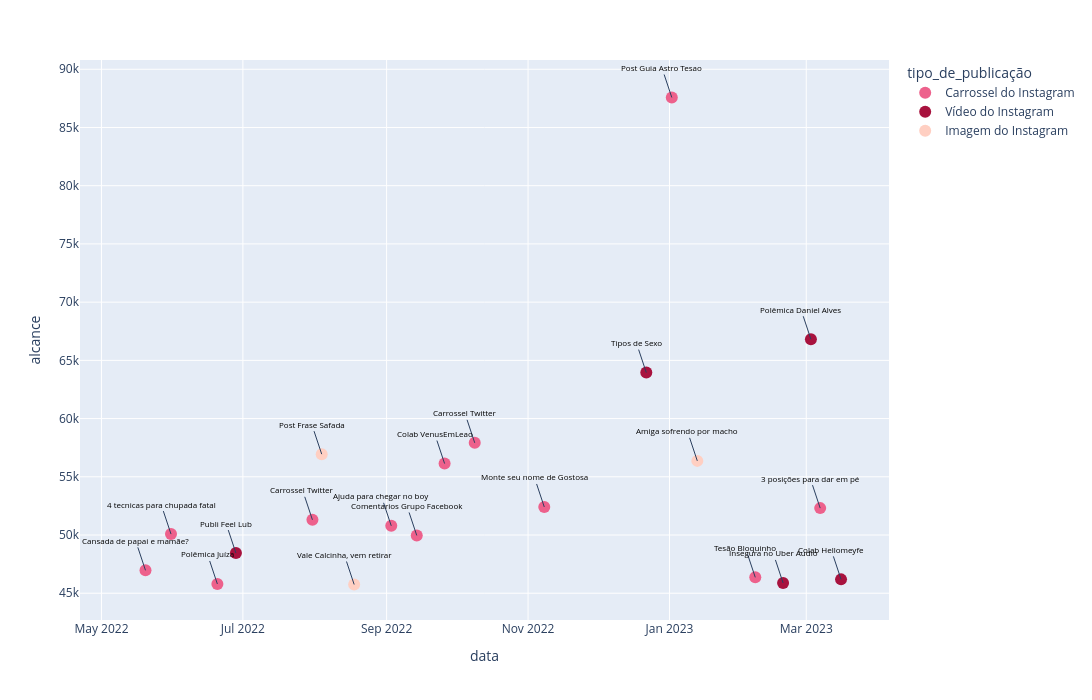

Notebook cell for this chart:
### Code cell
cores = ['#ED618C', '#A8123E', '#FFCFC2']


fig = px.scatter(df.sort_values('alcance', ascending=False).head(20),
                 x='data',
                 y='alcance',
                 width=1250,
                 height=700,
                 color='tipo_de_publicação',
                 color_discrete_sequence=cores)




fig.update_traces(mode='markers', marker=dict(size=12))


textos = ['Post Guia Astro Tesao', 'Polêmica Daniel Alves', 'Tipos de Sexo', 'Carrossel Twitter', 'Post Frase Safada',
          'Amiga sofrendo por macho', 'Colab VenusEmLeao', 'Monte seu nome de Gostosa', '3 posições para dar em pé',
          'Carrossel Twitter', 'Ajuda para chegar no boy', '4 tecnicas para chupada fatal', 'Comentarios Grupo Facebook',
          'Publi Feel Lub', 'Cansada de papai e mamãe?', 'Tesão Bloquinho', 'Colab Hellomeyfe', 'Insegura no Uber Audio',
          'Polêmica Juíza', 'Vale Calcinha, vem retirar']


adicionar_anotacoes(fig, df, 'data', 'alcance', textos)

fig.show()

### Figure 1 — Plotly figure (JSON) as saved in the notebook; plotly's stock layout.template omitted (floating-point values rounded to 4 significant figures)
{"data": [{"hovertemplate": "tipo_de_publicação=Carrossel do Instagram<br>data=%{x}<br>alcance=%{y}<extra></extra>", "legendgroup": "Carrossel do Instagram", "marker": {"color": "#ED618C", "size": 12, "symbol": "circle"}, "mode": "markers", "name": "Carrossel do Instagram", "orientation": "v", "showlegend": true, "type": "scatter", "x": ["2023-01-02", "2022-10-09", "2022-09-26", "2022-11-08", "2023-03-07", "2022-07-31", "2022-09-03", "2022-05-31", "2022-09-14", "2022-05-20", "2023-02-07", "2022-06-20"], "xaxis": "x", "y": [87576, 57917, 56137, 52409, 52310, 51307, 50788, 50080, 49963, 46966, 46363, 45795], "yaxis": "y"}, {"hovertemplate": "tipo_de_publicação=Vídeo do Instagram<br>data=%{x}<br>alcance=%{y}<extra></extra>", "legendgroup": "Vídeo do Instagram", "marker": {"color": "#A8123E", "size": 12, "symbol": "circle"}, "mode": "markers", "name": "Vídeo do Instagram", "orientation": "v", "showlegend": true, "type": "scatter", "x": ["2023-03-03", "2022-12-22", "2022-06-28", "2023-03-16", "2023-02-19"], "xaxis": "x", "y": [66813, 63949, 48451, 46191, 45885], "yaxis": "y"}, {"hovertemplate": "tipo_de_publicação=Imagem do Instagram<br>data=%{x}<br>alcance=%{y}<extra></extra>", "legendgroup": "Imagem do Instagram", "marker": {"color": "#FFCFC2", "size": 12, "symbol": "circle"}, "mode": "markers", "name": "Imagem do Instagram", "orientation": "v", "showlegend": true, "type": "scatter", "x": ["2022-08-04", "2023-01-13", "2022-08-18"], "xaxis": "x", "y": [56945, 56367, 45750], "yaxis": "y"}], "layout": {"annotations": [{"font": {"color": "black", "size": 8}, "showarrow": true, "text": "Post Guia Astro Tesao", "x": "2023-01-02", "y": 87576}, {"font": {"color": "black", "size": 8}, "showarrow": true, "text": "Polêmica Daniel Alves", "x": "2023-03-03", "y": 66813}, {"font": {"color": "black", "size": 8}, "showarrow": true, "text": "Tipos de Sexo", "x": "2022-12-22", "y": 63949}, {"font": {"color": "black", "size": 8}, "showarrow": true, "text": "Carrossel Twitter", "x": "2022-10-09", "y": 57917}, {"font": {"color": "black", "size": 8}, "showarrow": true, "text": "Post Frase Safada", "x": "2022-08-04", "y": 56945}, {"font": {"color": "black", "size": 8}, "showarrow": true, "text": "Amiga sofrendo por macho", "x": "2023-01-13", "y": 56367}, {"font": {"color": "black", "size": 8}, "showarrow": true, "text": "Colab VenusEmLeao", "x": "2022-09-26", "y": 56137}, {"font": {"color": "black", "size": 8}, "showarrow": true, "text": "Monte seu nome de Gostosa", "x": "2022-11-08", "y": 52409}, {"font": {"color": "black", "size": 8}, "showarrow": true, "text": "3 posições para dar em pé", "x": "2023-03-07", "y": 52310}, {"font": {"color": "black", "size": 8}, "showarrow": true, "text": "Carrossel Twitter", "x": "2022-07-31", "y": 51307}, {"font": {"color": "black", "size": 8}, "showarrow": true, "text": "Ajuda para chegar no boy", "x": "2022-09-03", "y": 50788}, {"font": {"color": "black", "size": 8}, "showarrow": true, "text": "4 tecnicas para chupada fatal", "x": "2022-05-31", "y": 50080}, {"font": {"color": "black", "size": 8}, "showarrow": true, "text": "Comentarios Grupo Facebook", "x": "2022-09-14", "y": 49963}, {"font": {"color": "black", "size": 8}, "showarrow": true, "text": "Publi Feel Lub", "x": "2022-06-28", "y": 48451}, {"font": {"color": "black", "size": 8}, "showarrow": true, "text": "Cansada de papai e mamãe?", "x": "2022-05-20", "y": 46966}, {"font": {"color": "black", "size": 8}, "showarrow": true, "text": "Tesão Bloquinho", "x": "2023-02-07", "y": 46363}, {"font": {"color": "black", "size": 8}, "showarrow": true, "text": "Colab Hellomeyfe", "x": "2023-03-16", "y": 46191}, {"font": {"color": "black", "size": 8}, "showarrow": true, "text": "Insegura no Uber Audio", "x": "2023-02-19", "y": 45885}, {"font": {"color": "black", "size": 8}, "showarrow": true, "text": "Polêmica Juíza", "x": "2022-06-20", "y": 45795}, {"font": {"color": "black", "size": 8}, "showarrow": true, "text": "Vale Calcinha, vem retirar", "x": "2022-08-18", "y": 45750}], "height": 700, "legend": {"title": {"text": "tipo_de_publicação"}, "tracegroupgap": 0}, "margin": {"t": 60}, "width": 1250, "xaxis": {"anchor": "y", "autorange": true, "domain": [0, 1], "range": ["2022-04-24 14:29:40.6264", "2023-04-04 23:46:04.1069"], "title": {"text": "data"}, "type": "date"}, "yaxis": {"anchor": "x", "autorange": true, "domain": [0, 1], "range": [42700.0, 90750.0], "title": {"text": "alcance"}, "type": "linear"}}}
